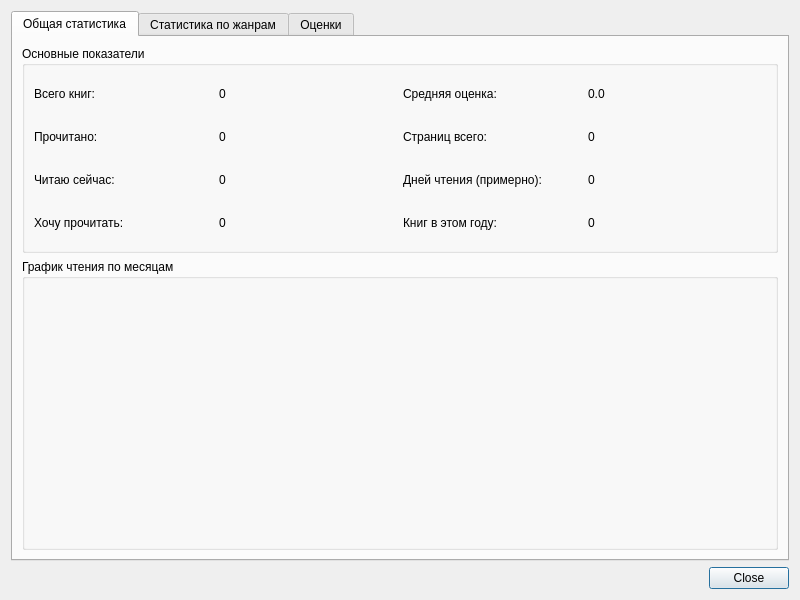
<?xml version="1.0" encoding="UTF-8"?>
<ui version="4.0">
 <class>StatisticsDialog</class>
 <widget class="QDialog" name="StatisticsDialog">
  <property name="geometry">
   <rect>
    <x>0</x>
    <y>0</y>
    <width>800</width>
    <height>600</height>
   </rect>
  </property>
  <property name="windowTitle">
   <string>Статистика чтения</string>
  </property>
  <layout class="QVBoxLayout" name="verticalLayout">
   <item>
    <widget class="QTabWidget" name="tabWidget">
     <property name="currentIndex">
      <number>0</number>
     </property>
     <widget class="QWidget" name="tab_overview">
      <attribute name="title">
       <string>Общая статистика</string>
      </attribute>
      <layout class="QVBoxLayout" name="verticalLayout_2">
       <item>
        <widget class="QGroupBox" name="groupBox">
         <property name="title">
          <string>Основные показатели</string>
         </property>
         <layout class="QGridLayout" name="gridLayout">
          <item row="0" column="0">
           <widget class="QLabel" name="label">
            <property name="text">
             <string>Всего книг:</string>
            </property>
           </widget>
          </item>
          <item row="0" column="1">
           <widget class="QLabel" name="lbl_total_books">
            <property name="text">
             <string>0</string>
            </property>
           </widget>
          </item>
          <item row="1" column="0">
           <widget class="QLabel" name="label_3">
            <property name="text">
             <string>Прочитано:</string>
            </property>
           </widget>
          </item>
          <item row="1" column="1">
           <widget class="QLabel" name="lbl_read_books">
            <property name="text">
             <string>0</string>
            </property>
           </widget>
          </item>
          <item row="2" column="0">
           <widget class="QLabel" name="label_5">
            <property name="text">
             <string>Читаю сейчас:</string>
            </property>
           </widget>
          </item>
          <item row="2" column="1">
           <widget class="QLabel" name="lbl_reading_books">
            <property name="text">
             <string>0</string>
            </property>
           </widget>
          </item>
          <item row="3" column="0">
           <widget class="QLabel" name="label_7">
            <property name="text">
             <string>Хочу прочитать:</string>
            </property>
           </widget>
          </item>
          <item row="3" column="1">
           <widget class="QLabel" name="lbl_wishlist_books">
            <property name="text">
             <string>0</string>
            </property>
           </widget>
          </item>
          <item row="0" column="2">
           <widget class="QLabel" name="label_2">
            <property name="text">
             <string>Средняя оценка:</string>
            </property>
           </widget>
          </item>
          <item row="0" column="3">
           <widget class="QLabel" name="lbl_avg_rating">
            <property name="text">
             <string>0.0</string>
            </property>
           </widget>
          </item>
          <item row="1" column="2">
           <widget class="QLabel" name="label_4">
            <property name="text">
             <string>Страниц всего:</string>
            </property>
           </widget>
          </item>
          <item row="1" column="3">
           <widget class="QLabel" name="lbl_total_pages">
            <property name="text">
             <string>0</string>
            </property>
           </widget>
          </item>
          <item row="2" column="2">
           <widget class="QLabel" name="label_6">
            <property name="text">
             <string>Дней чтения (примерно):</string>
            </property>
           </widget>
          </item>
          <item row="2" column="3">
           <widget class="QLabel" name="lbl_reading_days">
            <property name="text">
             <string>0</string>
            </property>
           </widget>
          </item>
          <item row="3" column="2">
           <widget class="QLabel" name="label_8">
            <property name="text">
             <string>Книг в этом году:</string>
            </property>
           </widget>
          </item>
          <item row="3" column="3">
           <widget class="QLabel" name="lbl_books_this_year">
            <property name="text">
             <string>0</string>
            </property>
           </widget>
          </item>
         </layout>
        </widget>
       </item>
       <item>
        <widget class="QGroupBox" name="groupBox_2">
         <property name="title">
          <string>График чтения по месяцам</string>
         </property>
         <layout class="QVBoxLayout" name="verticalLayout_3">
          <item>
           <widget class="QWidget" name="widget_chart" native="true">
            <property name="minimumSize">
             <size>
              <width>0</width>
              <height>250</height>
             </size>
            </property>
           </widget>
          </item>
         </layout>
        </widget>
       </item>
      </layout>
     </widget>
     <widget class="QWidget" name="tab_genres">
      <attribute name="title">
       <string>Статистика по жанрам</string>
      </attribute>
      <layout class="QVBoxLayout" name="verticalLayout_4">
       <item>
        <widget class="QGroupBox" name="groupBox_3">
         <property name="title">
          <string>Распределение по жанрам</string>
         </property>
         <layout class="QHBoxLayout" name="horizontalLayout">
          <item>
           <widget class="QWidget" name="widget_pie_chart" native="true">
            <property name="minimumSize">
             <size>
              <width>300</width>
              <height>250</height>
             </size>
            </property>
           </widget>
          </item>
          <item>
           <widget class="QTableWidget" name="table_genres">
            <property name="columnCount">
             <number>3</number>
            </property>
            <property name="rowCount">
             <number>0</number>
            </property>
            <property name="alternatingRowColors">
             <bool>true</bool>
            </property>
           </widget>
          </item>
         </layout>
        </widget>
       </item>
      </layout>
     </widget>
     <widget class="QWidget" name="tab_ratings">
      <attribute name="title">
       <string>Оценки</string>
      </attribute>
      <layout class="QVBoxLayout" name="verticalLayout_5">
       <item>
        <widget class="QGroupBox" name="groupBox_4">
         <property name="title">
          <string>Распределение оценок</string>
         </property>
         <layout class="QHBoxLayout" name="horizontalLayout_2">
          <item>
           <widget class="QWidget" name="widget_bar_chart" native="true">
            <property name="minimumSize">
             <size>
              <width>300</width>
              <height>250</height>
             </size>
            </property>
           </widget>
          </item>
          <item>
           <widget class="QTableWidget" name="table_ratings">
            <property name="columnCount">
             <number>2</number>
            </property>
            <property name="rowCount">
             <number>0</number>
            </property>
            <property name="alternatingRowColors">
             <bool>true</bool>
            </property>
           </widget>
          </item>
         </layout>
        </widget>
       </item>
      </layout>
     </widget>
    </widget>
   </item>
   <item>
    <widget class="QDialogButtonBox" name="buttonBox">
     <property name="orientation">
      <enum>Qt::Horizontal</enum>
     </property>
     <property name="standardButtons">
      <set>QDialogButtonBox::Close</set>
     </property>
    </widget>
   </item>
  </layout>
 </widget>
 <resources/>
 <connections/>
</ui>
